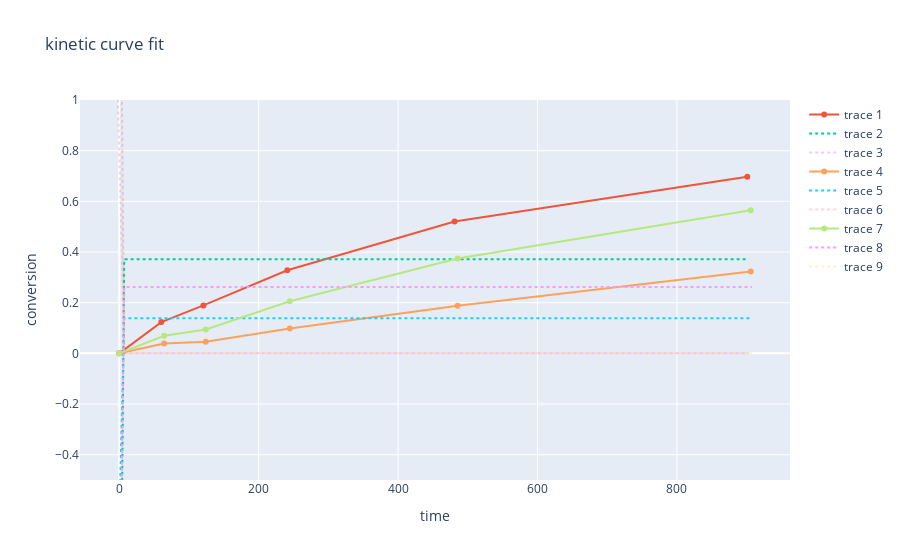

The code cell stored with this chart in its notebook:
### Code cell
fig = px.line(title="kinetic curve fit", labels={"x":"time", "y":"conversion"})

# set up a simple color palette

for idx, kinetic_curve in enumerate(kinetic_curves):
    # choosing a few test function
    if not idx in (1, 2, 3):
    # if not idx in (39, 40):
        continue

    ydata = kinetic_curve["conversion"].values.astype(float)
    xdata = kinetic_curve["time"].values

    p0 = [max(ydata), 1] # this is a mandatory initial guess
    popt, pcov = curve_fit(f=neg_growth, xdata=xdata, ydata=ydata, p0=p0, nan_policy="omit", maxfev=800*10)
    print(idx)

    # plot the fit and data
    extended_xdata = np.linspace(min(xdata)-2, max(xdata)+2, 100)
    y_extended = neg_growth(extended_xdata, *popt)
    notnan_extended = ~(np.isnan(extended_xdata) | np.isnan(y_extended))
    extended_xdata = extended_xdata[notnan_extended]
    y_extended = y_extended[notnan_extended]
#    extended_xdata = np.array(list(range(min(xdata)-2, min(xdata)-1, 1)) + xdata + list(range(max(xdata)+1, max(xdata)+3, 1)))
    fig.add_scatter(x=xdata, y=ydata, mode="lines+markers", opacity=1)
    fig.add_scatter(x=extended_xdata, y=neg_growth(extended_xdata, *popt), opacity=1, line=dict(dash="dot"))
    fig.add_scatter(x=extended_xdata, y=neg_growth_derivative(extended_xdata, *popt), opacity=0.3, line=dict(dash="dot"))
    # print(neg_growth(extended_xdata, *popt))
    # break
fig.update_layout(
    yaxis=dict(
        range=[-0.5,1]
    ),
    xaxis_title="time",
    yaxis_title="conversion"
)
fig.show()
